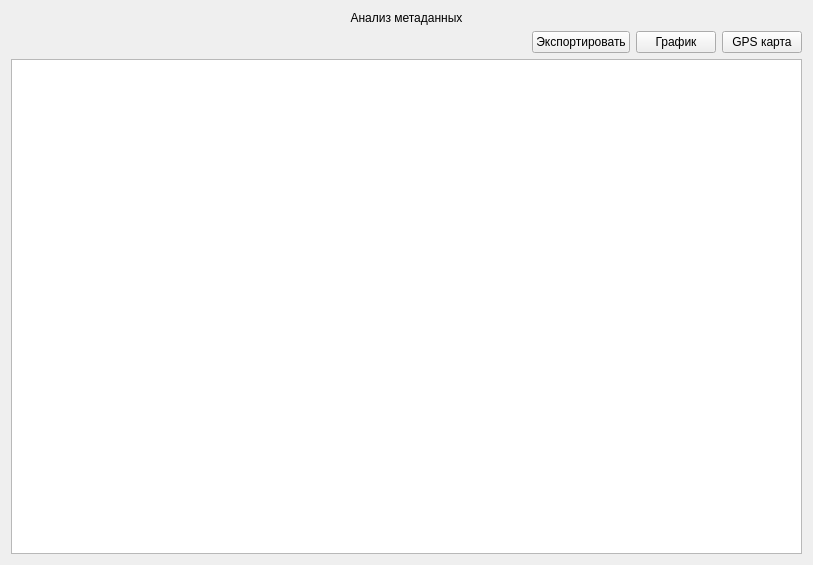
<?xml version="1.0" encoding="UTF-8"?>
<ui version="4.0">
 <class>FormAnalyze</class>
 <widget class="QWidget" name="FormAnalyze">
  <property name="geometry">
   <rect>
    <x>0</x>
    <y>0</y>
    <width>813</width>
    <height>565</height>
   </rect>
  </property>
  <property name="windowTitle">
   <string>Form</string>
  </property>
  <layout class="QVBoxLayout" name="verticalLayout">
   <item>
    <widget class="QLabel" name="label">
     <property name="text">
      <string>Анализ метаданных</string>
     </property>
     <property name="alignment">
      <set>Qt::AlignCenter</set>
     </property>
    </widget>
   </item>
   <item>
    <layout class="QHBoxLayout" name="horizontalLayout_2">
     <item>
      <spacer name="horizontalSpacer_2">
       <property name="orientation">
        <enum>Qt::Horizontal</enum>
       </property>
       <property name="sizeHint" stdset="0">
        <size>
         <width>40</width>
         <height>20</height>
        </size>
       </property>
      </spacer>
     </item>
     <item>
      <widget class="QPushButton" name="button_Export">
       <property name="text">
        <string>Экспортировать</string>
       </property>
      </widget>
     </item>
     <item>
      <widget class="QPushButton" name="buttonGraph">
       <property name="text">
        <string>График</string>
       </property>
      </widget>
     </item>
     <item>
      <widget class="QPushButton" name="buttonGPS">
       <property name="text">
        <string>GPS карта</string>
       </property>
      </widget>
     </item>
    </layout>
   </item>
   <item>
    <widget class="QTableWidget" name="tableWidget">
     <property name="rowCount">
      <number>0</number>
     </property>
     <property name="columnCount">
      <number>0</number>
     </property>
     <attribute name="horizontalHeaderCascadingSectionResizes">
      <bool>false</bool>
     </attribute>
    </widget>
   </item>
   <item>
    <layout class="QHBoxLayout" name="horizontalLayout"/>
   </item>
  </layout>
 </widget>
 <resources/>
 <connections/>
</ui>
